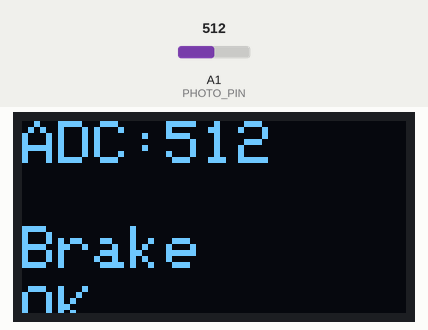
Recording of a sketch running on a simulated Arduino Uno, built with avr-gcc and run on an emulated ATmega328P. Parts: 128×64 one-colour display. The inputs (shaded band) are chosen by the test bench; at power-on: A1 (PHOTO_PIN) = 512. What the sketch prints to the serial monitor is not drawn.

Above: at 1.2 s.
1.3 s: A1 (PHOTO_PIN) set to 410
At 2.6 s:
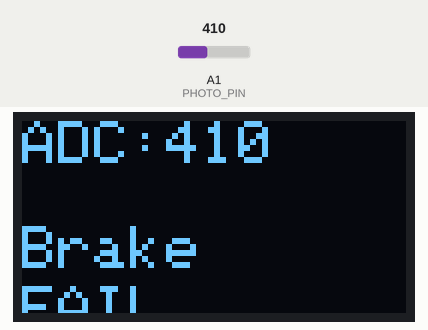
2.9 s: A1 (PHOTO_PIN) set to 430
At 4.0 s:
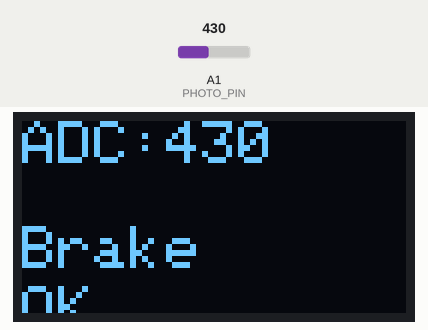
4.5 s: A1 (PHOTO_PIN) set to 511
At 5.1 s:
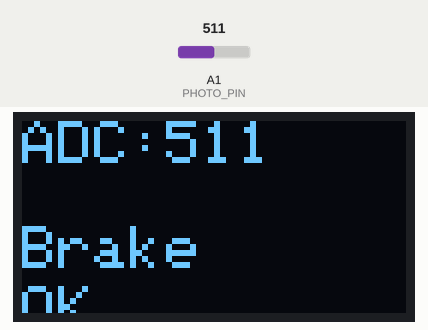
Timing chart, 0 to 7.5 s (numbered marks = the images above; inputs shaded):
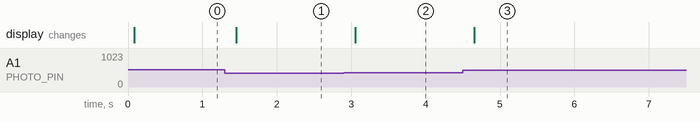

Measured:
- after the input at 1.3 s, the display: changes after 0.15 s (image 1)
- after the input at 2.9 s, the display: changes after 0.15 s (image 2)
- after the input at 4.5 s, the display: changes after 0.15 s (image 3)

The sketch:

RECIV.ino
```cpp
#include <Wire.h>
#include <Adafruit_GFX.h>
#include <Adafruit_SSD1306.h>

#define SCREEN_WIDTH 128
#define SCREEN_HEIGHT 64

Adafruit_SSD1306 display(SCREEN_WIDTH, SCREEN_HEIGHT, &Wire, -1);

#define PHOTO_PIN A1

const int THRESHOLD = 420;

void setup()
{
  Serial.begin(9600);

  pinMode(PHOTO_PIN, INPUT);

  Wire.begin();

  if (!display.begin(SSD1306_SWITCHCAPVCC, 0x3C))
  {
    while (1);
  }

  display.clearDisplay();
  display.display();
}

void loop()
{
  int sensorValue = analogRead(PHOTO_PIN);

  Serial.print("ADC = ");
  Serial.println(sensorValue);

  display.clearDisplay();

  display.setTextSize(2);
  display.setTextColor(WHITE);

  display.setCursor(0,0);
  display.print("ADC:");

  display.print(sensorValue);

  display.setCursor(0,35);

  if(sensorValue < THRESHOLD)
  {
      display.print("Brake");
      display.setCursor(0,55);
      display.print("FAIL");
  }
  else
  {
      display.print("Brake");
      display.setCursor(0,55);
      display.print("OK");
  }

  display.display();

  delay(200);
}
```
